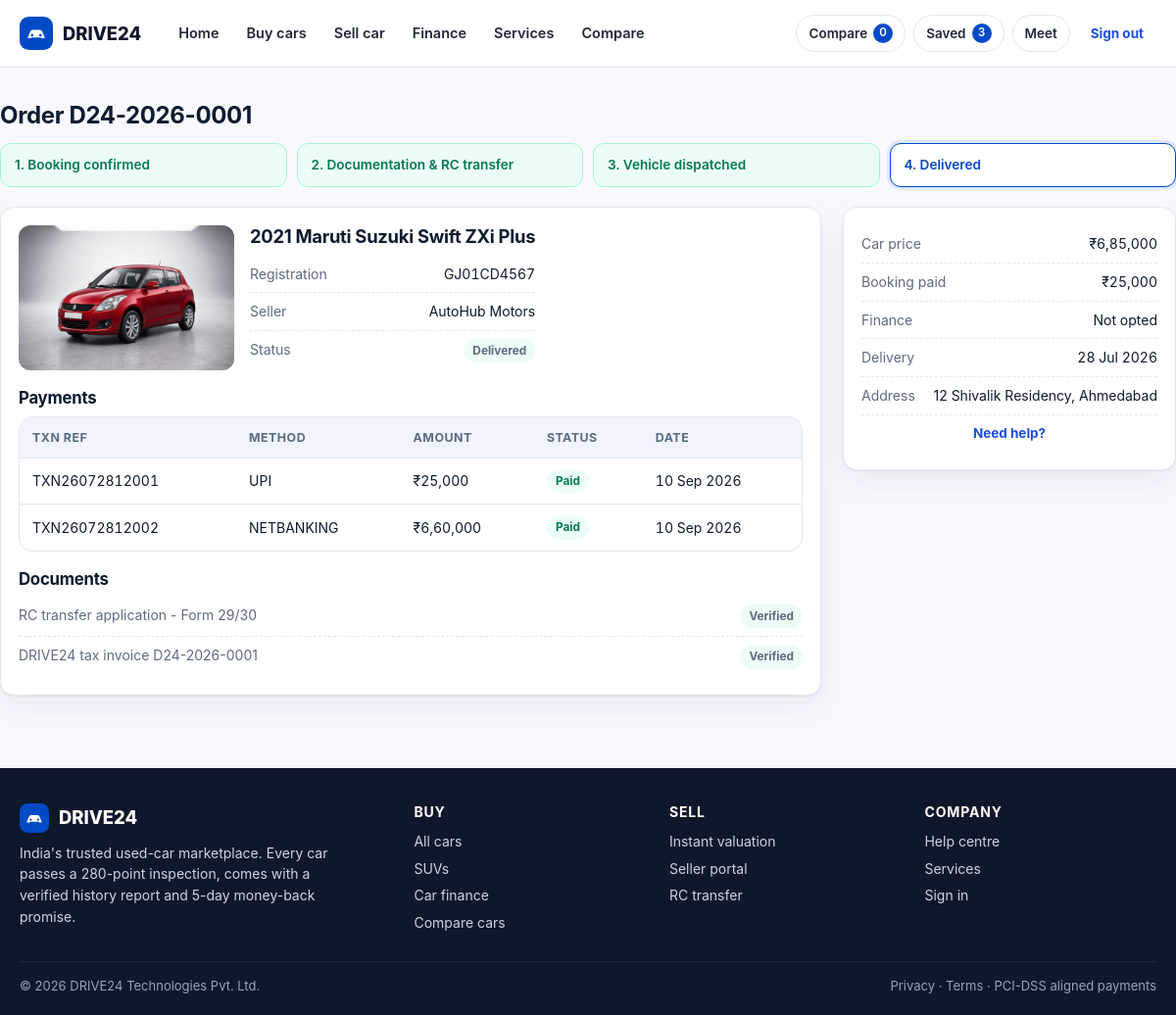
The app's page /order.php?id=1 (signed in) with its own data.
### tables this page shows
CREATE TABLE users (
  id INT AUTO_INCREMENT PRIMARY KEY,
  name VARCHAR(120) NOT NULL,
  email VARCHAR(160) NOT NULL UNIQUE,
  mobile VARCHAR(20) DEFAULT NULL,
  password_hash VARCHAR(255) NOT NULL,
  role ENUM('buyer','seller','dealer','admin','support') NOT NULL DEFAULT 'buyer',
  city VARCHAR(80) DEFAULT NULL,
  company VARCHAR(120) DEFAULT NULL,
  kyc_status ENUM('pending','verified','rejected') NOT NULL DEFAULT 'pending',
  status ENUM('active','suspended') NOT NULL DEFAULT 'active',
  created_at TIMESTAMP DEFAULT CURRENT_TIMESTAMP
);

CREATE TABLE orders (
  id INT AUTO_INCREMENT PRIMARY KEY,
  order_no VARCHAR(40) NOT NULL UNIQUE,
  listing_id INT NOT NULL, buyer_id INT NOT NULL,
  amount DECIMAL(12,2) NOT NULL, booking_amount DECIMAL(12,2) NOT NULL DEFAULT 0,
  finance_opted TINYINT(1) NOT NULL DEFAULT 0,
  loan_amount DECIMAL(12,2) DEFAULT 0, tenure_months SMALLINT DEFAULT 0,
  status ENUM('pending','confirmed','processing','in_transit','delivered','cancelled','returned') NOT NULL DEFAULT 'pending',
  delivery_city VARCHAR(80) DEFAULT NULL, delivery_address VARCHAR(255) DEFAULT NULL,
  delivery_date DATE DEFAULT NULL,
  created_at TIMESTAMP DEFAULT CURRENT_TIMESTAMP,
  FOREIGN KEY (listing_id) REFERENCES listings(id),
  FOREIGN KEY (buyer_id) REFERENCES users(id)
);

CREATE TABLE vehicles (
  id INT AUTO_INCREMENT PRIMARY KEY,
  make VARCHAR(60) NOT NULL,
  model VARCHAR(80) NOT NULL,
  variant VARCHAR(80) DEFAULT NULL,
  year SMALLINT NOT NULL,
  body_type VARCHAR(40) NOT NULL,
  fuel_type ENUM('Petrol','Diesel','CNG','Electric','Hybrid') NOT NULL,
  transmission ENUM('Manual','Automatic') NOT NULL,
  km_driven INT NOT NULL DEFAULT 0,
  owners TINYINT NOT NULL DEFAULT 1,
  color VARCHAR(40) DEFAULT NULL,
  reg_number VARCHAR(20) DEFAULT NULL,
  reg_state VARCHAR(60) DEFAULT NULL,
  vin VARCHAR(40) DEFAULT NULL,
  engine_cc INT DEFAULT NULL,
  power_bhp VARCHAR(30) DEFAULT NULL,
  mileage_kmpl DECIMAL(4,1) DEFAULT NULL,
  seats TINYINT DEFAULT 5,
  insurance_valid_till DATE DEFAULT NULL,
  city VARCHAR(80) DEFAULT NULL,
  image VARCHAR(120) DEFAULT 'car1.jpg',
  description TEXT,
  created_at TIMESTAMP DEFAULT CURRENT_TIMESTAMP,
  INDEX idx_make (make), INDEX idx_body (body_type), INDEX idx_fuel (fuel_type)
);

CREATE TABLE payments (
  id INT AUTO_INCREMENT PRIMARY KEY,
  order_id INT NOT NULL, txn_ref VARCHAR(60) NOT NULL,
  method ENUM('upi','card','netbanking','finance','wallet') NOT NULL DEFAULT 'upi',
  amount DECIMAL(12,2) NOT NULL,
  status ENUM('pending','paid','failed','refunded') NOT NULL DEFAULT 'pending',
  created_at TIMESTAMP DEFAULT CURRENT_TIMESTAMP,
  FOREIGN KEY (order_id) REFERENCES orders(id) ON DELETE CASCADE
);

CREATE TABLE documents (
  id INT AUTO_INCREMENT PRIMARY KEY,
  user_id INT NOT NULL, order_id INT DEFAULT NULL,
  doc_type VARCHAR(60) NOT NULL, doc_name VARCHAR(160) NOT NULL,
  status ENUM('pending','verified','rejected') NOT NULL DEFAULT 'pending',
  created_at TIMESTAMP DEFAULT CURRENT_TIMESTAMP,
  FOREIGN KEY (user_id) REFERENCES users(id) ON DELETE CASCADE
);

### includes/db.php (called while the page is built, shortened)
<?php
function config(?string $group = null): array
{
    static $config = null;
    if ($config === null) { $config = require __DIR__ . '/../config/config.php'; }
    return $group !== null ? ($config[$group] ?? []) : $config;
}
function db(): PDO
{
    static $pdo = null;
    if ($pdo instanceof PDO) { return $pdo; }
    $c = config('db');
    $dsn = "mysql:host={$c['host']};port={$c['port']};dbname={$c['name']};charset={$c['charset']}";
    $pdo = new PDO($dsn, $c['user'], $c['pass'], [
        PDO::ATTR_ERRMODE            => PDO::ERRMODE_EXCEPTION,
        PDO::ATTR_DEFAULT_FETCH_MODE => PDO::FETCH_ASSOC,
        PDO::ATTR_EMULATE_PREPARES   => false,
    ]);
    return $pdo;
}
function dbReady(): bool
{
    static $ready = null;
    if ($ready !== null) { return $ready; }
    try { db()->query('SELECT 1 FROM users LIMIT 1'); $ready = true; }
    catch (Throwable $e) { $GLOBALS['db_error'] = $e->getMessage(); $ready = false; }
    return $ready;
}
function q(string $sql, array $params = []): PDOStatement
{
    $stmt = db()->prepare($sql);
    $stmt->execute($params);
    return $stmt;
}
function fetchAll(string $sql, array $params = []): array { return q($sql, $params)->fetchAll(); }
function fetchOne(string $sql, array $params = []): ?array
{
    $row = q($sql, $params)->fetch();
    return $row === false ? null : $row;
}

### order.php (the view, shortened to what this page needs)
<?php
require_once __DIR__ . '/includes/layout.php';
$u = requireLogin();
$id = (int) ($_GET['id'] ?? 0);
$order = fetchOne('SELECT o.*, v.make, v.model, v.year, v.variant, v.image, v.reg_number, u.name AS seller_name
    FROM orders o JOIN listings l ON l.id = o.listing_id JOIN vehicles v ON v.id = l.vehicle_id JOIN users u ON u.id = l.seller_id
    WHERE o.id = ? AND o.buyer_id = ?', [$id, $u['id']]);
$payments = fetchAll('SELECT * FROM payments WHERE order_id = ? ORDER BY id', [$id]);
$docs = fetchAll('SELECT * FROM documents WHERE order_id = ?', [$id]);
$timeline = ['confirmed' => 'Booking confirmed', 'processing' => 'Documentation &amp; RC transfer', 'in_transit' => 'Vehicle dispatched', 'delivered' => 'Delivered'];
$order_status = (string) $order['status'];
$stages = array_keys($timeline);
$currentIndex = array_search($order_status, $stages, true);
$currentIndex = $currentIndex === false ? 0 : (int) $currentIndex;
renderHeader('Order ' . $order['order_no'], '');
?>
<div class="wrap section">
  <h1 style="font-size:1.5rem">Order <?= e($order['order_no']) ?></h1>
  <div class="steps" style="margin-top:14px">
    <?php $i = 0; foreach ($timeline as $key => $label): ?>
      <div class="step <?= $i < $currentIndex ? 'done' : ($i === $currentIndex ? 'active' : '') ?>"><?= ($i + 1) . '. ' . $label ?></div>
    <?php $i++; endforeach; ?>
  </div>
  <div class="split-3">
    <div class="card card-pad">
      <div style="display:flex;gap:16px;flex-wrap:wrap">
        <img src="<?= e(base('assets/img/' . $order['image'])) ?>" alt="" style="width:220px;border-radius:12px">
        <div>
          <h2 style="font-size:1.15rem"><?= e($order['year'] . ' ' . $order['make'] . ' ' . $order['model'] . ' ' . $order['variant']) ?></h2>
          <div class="kv"><span>Registration</span><span class="num"><?= e((string) $order['reg_number']) ?></span></div>
          <div class="kv"><span>Seller</span><span><?= e($order['seller_name']) ?></span></div>
          <div class="kv"><span>Status</span><span><?= statusBadge($order_status) ?></span></div>
        </div>
      </div>
      <h3 style="margin-top:18px;font-size:1.05rem">Payments</h3>
      <div class="table-wrap"><table class="data">
        <thead><tr><th>Txn ref</th><th>Method</th><th>Amount</th><th>Status</th><th>Date</th></tr></thead>
        <tbody><?php foreach ($payments as $p): ?>
          <tr><td class="num"><?= e($p['txn_ref']) ?></td><td><?= e(strtoupper($p['method'])) ?></td>
            <td class="num"><?= rupees($p['amount']) ?></td><td><?= statusBadge((string) $p['status']) ?></td>
            <td class="num"><?= e(date('d M Y', strtotime((string) $p['created_at']))) ?></td></tr>
        <?php endforeach; ?></tbody></table></div>
      <?php if ($docs): ?>
        <h3 style="margin-top:18px;font-size:1.05rem">Documents</h3>
        <?php foreach ($docs as $d): ?><div class="kv"><span><?= e($d['doc_name']) ?></span><span><?= statusBadge((string) $d['status']) ?></span></div><?php endforeach; ?>
      <?php endif; ?>
    </div>
    <aside class="card card-pad sticky">
      <div class="kv"><span>Car price</span><span class="num"><?= rupees($order['amount']) ?></span></div>
      <div class="kv"><span>Booking paid</span><span class="num"><?= rupees($order['booking_amount']) ?></span></div>
      <div class="kv"><span>Finance</span><span class="num"><?= ((int) $order['finance_opted']) ? rupees($order['loan_amount']) . ' / ' . (int) $order['tenure_months'] . 'm' : 'Not opted' ?></span></div>
      <div class="kv"><span>Delivery</span><span class="num"><?= e(date('d M Y', strtotime((string) $order['delivery_date']))) ?></span></div>
      <div class="kv"><span>Address</span><span><?= e((string) $order['delivery_address']) ?></span></div>
      <a class="btn btn-ghost btn-block btn-sm" href="<?= e(base('support.php')) ?>">Need help?</a>
    </aside>
  </div>
</div>
<?php renderFooter(); ?>

### includes/layout.php (shortened to what this page needs)
<?php
require_once __DIR__ . '/helpers.php';
function renderHeader(string $title, string $active = ''): void
{
    $u = user();
    $wish = count(wishlistIds());
    $cmp = count(compareIds());
    $nav = ['home' => ['Home', 'index.php'], 'cars' => ['Buy cars', 'cars.php'], 'sell' => ['Sell car', 'sell.php'],
            'finance' => ['Finance', 'finance.php'], 'services' => ['Services', 'services.php'], 'compare' => ['Compare', 'compare.php']];
    ?><!DOCTYPE html>
<html lang="en">
<head>
<link rel="stylesheet" href="<?= e(base('assets/css/app.css')) ?>">
</head>
<body data-base="<?= e(rtrim(base(''), '/')) ?>" data-csrf="<?= e(csrfToken()) ?>">
<header class="site-head">
  <div class="wrap bar">
    <a class="brand" href="<?= e(base('index.php')) ?>"><img src="<?= e(base('assets/img/logo.svg')) ?>" alt="" width="34" height="34">DRIVE24</a>
    <nav class="nav">
      <?php foreach ($nav as $key => $item): ?>
        <a class="<?= $active === $key ? 'active' : '' ?>" href="<?= e(base($item[1])) ?>"><?= e($item[0]) ?></a>
      <?php endforeach; ?>
    </nav>
    <div class="head-actions">
      <a class="icon-pill" href="<?= e(base('compare.php')) ?>">Compare <span class="count" data-compare-count><?= $cmp ?></span></a>
      <a class="icon-pill" href="<?= e(base('wishlist.php')) ?>">Saved <span class="count" data-wishlist-count><?= $wish ?></span></a>
      <?php if ($u): ?>
        <a class="icon-pill" href="<?= e(base('account.php')) ?>"><?= e(explode(' ', $u['name'])[0]) ?></a>
        <a class="btn btn-ghost btn-sm" href="<?= e(base('logout.php')) ?>">Sign out</a>
      <?php else: ?>
        <a class="btn btn-outline btn-sm" href="<?= e(base('login.php')) ?>">Sign in</a>
        <a class="btn btn-primary btn-sm" href="<?= e(base('sell.php')) ?>">Sell your car</a>
      <?php endif; ?>
    </div>
  </div>
</header>
<main>
<?php }
function renderFooter(): void
{
    ?>
</main>
<footer class="site-foot">
  <div class="wrap">
    <div class="foot-grid">
      <div>
        <div class="brand" style="color:#fff"><img src="<?= e(base('assets/img/logo.svg')) ?>" alt="" width="30" height="30">DRIVE24</div>
        <p style="margin-top:10px;max-width:320px">India's trusted used-car marketplace. Every car passes a 280-point inspection, comes with a verified history report and 5-day money-back promise.</p>
      </div>
      <div><h4>Buy</h4>
        <a href="<?= e(base('cars.php')) ?>">All cars</a><a href="<?= e(base('cars.php?body=SUV')) ?>">SUVs</a>
        <a href="<?= e(base('finance.php')) ?>">Car finance</a><a href="<?= e(base('compare.php')) ?>">Compare cars</a></div>
      <div><h4>Sell</h4>
        <a href="<?= e(base('sell.php')) ?>">Instant valuation</a><a href="<?= e(base('seller/dashboard.php')) ?>">Seller portal</a>
        <a href="<?= e(base('services.php')) ?>">RC transfer</a></div>
      <div><h4>Company</h4>
        <a href="<?= e(base('support.php')) ?>">Help centre</a><a href="<?= e(base('services.php')) ?>">Services</a>
        <a href="<?= e(base('login.php')) ?>">Sign in</a></div>
    </div>
    <div class="foot-bottom"><span>&copy; <?= date('Y') ?> DRIVE24 Technologies Pvt. Ltd.</span><span>Privacy &middot; Terms &middot; PCI-DSS aligned payments</span></div>
  </div>
</footer>
</body>
</html>
<?php }

### includes/helpers.php (shortened to what this page needs)
<?php
require_once __DIR__ . '/db.php';
function e(?string $value): string
{
    return htmlspecialchars((string) $value, ENT_QUOTES | ENT_SUBSTITUTE, 'UTF-8');
}
function base(string $path = ''): string
{
    $script = $_SERVER['SCRIPT_NAME'] ?? '/index.php';
    $dir = rtrim(str_replace('\\', '/', dirname($script)), '/');
    return ($dir === '' ? '' : $dir) . '/' . ltrim($path, '/');
}
function rupees(float|int|string|null $amount): string
{
    $n = (int) round((float) $amount);
    $sign = $n < 0 ? '-' : '';
    $s = (string) abs($n);
    if (strlen($s) > 3) {
        $last3 = substr($s, -3);
        $rest = preg_replace('/\B(?=(\d{2})+(?!\d))/', ',', substr($s, 0, -3));
        $s = $rest . ',' . $last3;
    }
    return $sign . "\u{20B9}" . $s;
}
function csrfToken(): string
{
    return $_SESSION['csrf'];
}
function user(): ?array
{
    static $cached = null;
    if ($cached !== null) { return $cached ?: null; }
    $id = $_SESSION['user_id'] ?? null;
    if (!$id || !dbReady()) { $cached = false; return null; }
    $row = fetchOne('SELECT id, name, email, mobile, role, city, kyc_status FROM users WHERE id = ? AND status = "active"', [$id]);
    $cached = $row ?: false;
    return $cached ?: null;
}
function requireLogin(?string $area = null): array
{
    $u = user();
    return $u;
}
function wishlistIds(): array
{
    $u = user();
    return array_map('intval', array_column(fetchAll('SELECT listing_id FROM wishlists WHERE user_id = ?', [$u['id']]), 'listing_id'));
}
function compareIds(): array
{
    return array_values(array_unique(array_map('intval', $_SESSION['compare'] ?? [])));
}
function statusBadge(?string $status): string
{
    $status = (string) $status;
    $map = [
        'active' => 'ok', 'approved' => 'ok', 'paid' => 'ok', 'delivered' => 'ok', 'verified' => 'ok',
        'completed' => 'ok', 'accepted' => 'ok', 'sold' => 'ok',
        'pending' => 'warn', 'processing' => 'warn', 'scheduled' => 'warn', 'requested' => 'warn',
        'in_transit' => 'warn', 'countered' => 'warn',
        'confirmed' => 'info', 'reserved' => 'info', 'draft' => 'info', 'open' => 'info', 'new' => 'info',
        'rejected' => 'bad', 'failed' => 'bad', 'cancelled' => 'bad', 'returned' => 'bad', 'suspended' => 'bad',
    ];
    return '<span class="badge ' . ($map[$status] ?? 'info') . '">' . e(ucwords(str_replace('_', ' ', $status))) . '</span>';
}

### records on screen
users: name "Meet"
orders: order_no "D24-2026-0001", vehicles.image (picture), vehicles.year+make+model "2021 Maruti Suzuki Swift ZXi Plus", vehicles.reg_number "GJ01CD4567", users.name "AutoHub Motors", status "Delivered", amount "₹6,85,000", booking_amount "₹25,000", delivery_date "28 Jul 2026", delivery_address "12 Shivalik Residency, Ahmedabad"
payments: txn_ref "TXN26072812001", method "UPI", amount "₹25,000", status "Paid", created_at "10 Sep 2026"
payments: txn_ref "TXN26072812002", method "NETBANKING", amount "₹6,60,000", status "Paid", created_at "10 Sep 2026"
documents: doc_name "RC transfer application - Form 29/30", status "Verified"
documents: doc_name "DRIVE24 tax invoice D24-2026-0001", status "Verified"

### other values on screen
$item[0] "Home"
$item[0] "Buy cars"
$item[0] "Sell car"
$item[0] "Finance"
$item[0] "Services"
$item[0] "Compare"
$cmp "0"
$wish "3"
$label "Booking confirmed"
$label "Documentation & RC transfer"
$label "Vehicle dispatched"
$label "Delivered"
